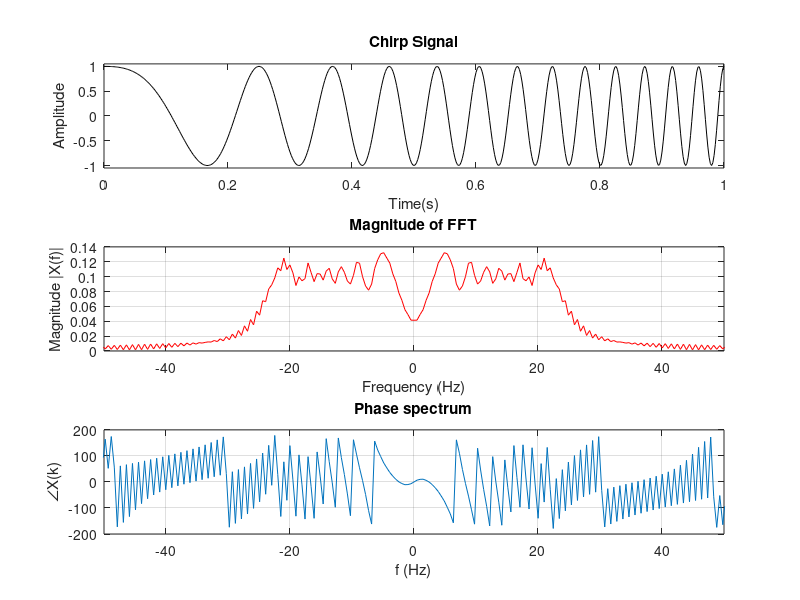

This figure's MATLAB source:
fs = 500; % частота дискретизации
t = 0:1/fs:1; % отсчеты времени
 
f0 = 1; % начальная частота chirp
f1 = 25; % частота chirp при t = 1 (в конце)
x = chirp(t, f0, 1, f1); 

L = length(x);
NFFT = 1024;
X = fftshift(fft(x, NFFT));
f = fs*(-NFFT/2:NFFT/2-1)/NFFT; % вектор частот

p = figure('position', [0, 0, 570, 500]);
fig1 = subplot(3,1,1)
plot(t, x, 'k');
title(['Chirp Signal']);
xlabel('Time(s)');
ylabel('Amplitude');

fig2 = subplot(3,1,2)
plot(f,abs(X)/(L), 'r');
title('Magnitude of FFT');
xlabel('Frequency (Hz)')
ylabel('Magnitude |X(f)|');
grid on;

fig3 = subplot(3, 1, 3);
plot(f, atan2(imag(X),real(X))*180/pi);
title('Phase spectrum');
xlabel('f (Hz)');
ylabel('∠X(k)');
grid on;

ylim(fig1, [-1.05 1.05]);
ylim(fig2, [0 0.14]);
xlim(fig2, [-50 50]);
xlim(fig3, [-50 50]);
